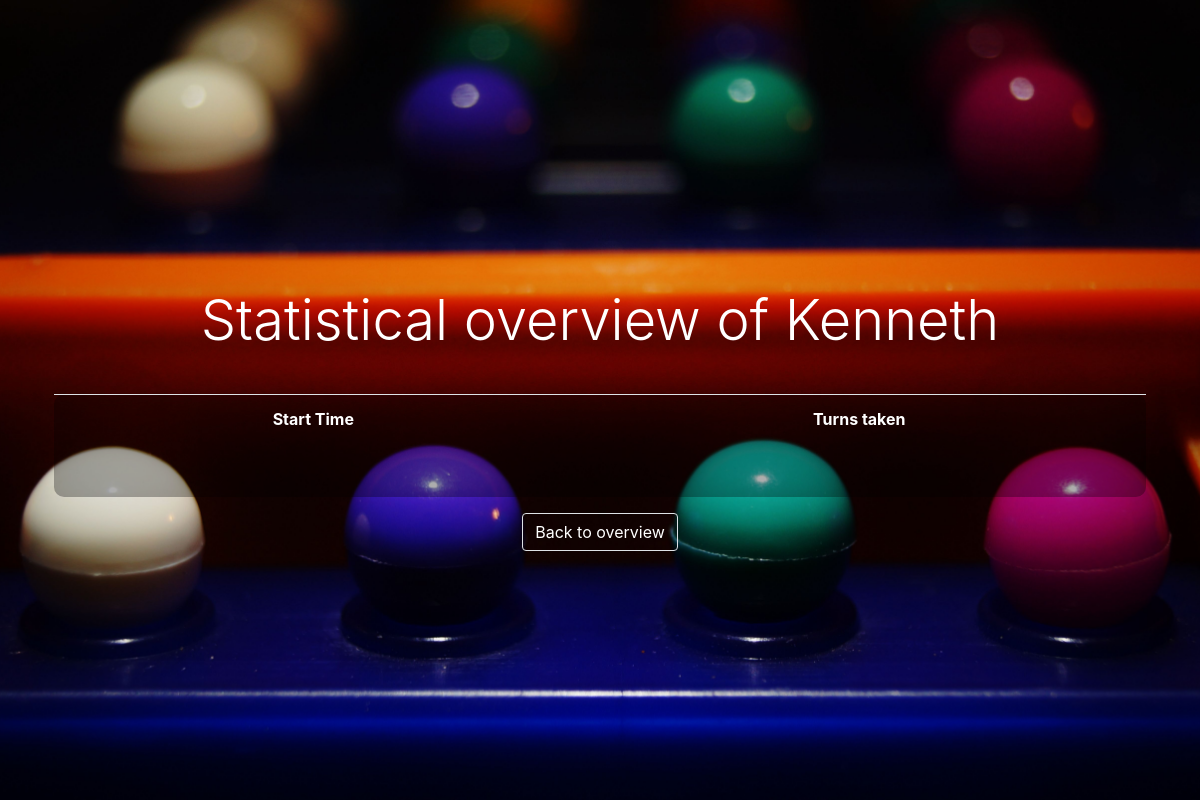
The page /statistics/Kenneth on the database as committed earlier.
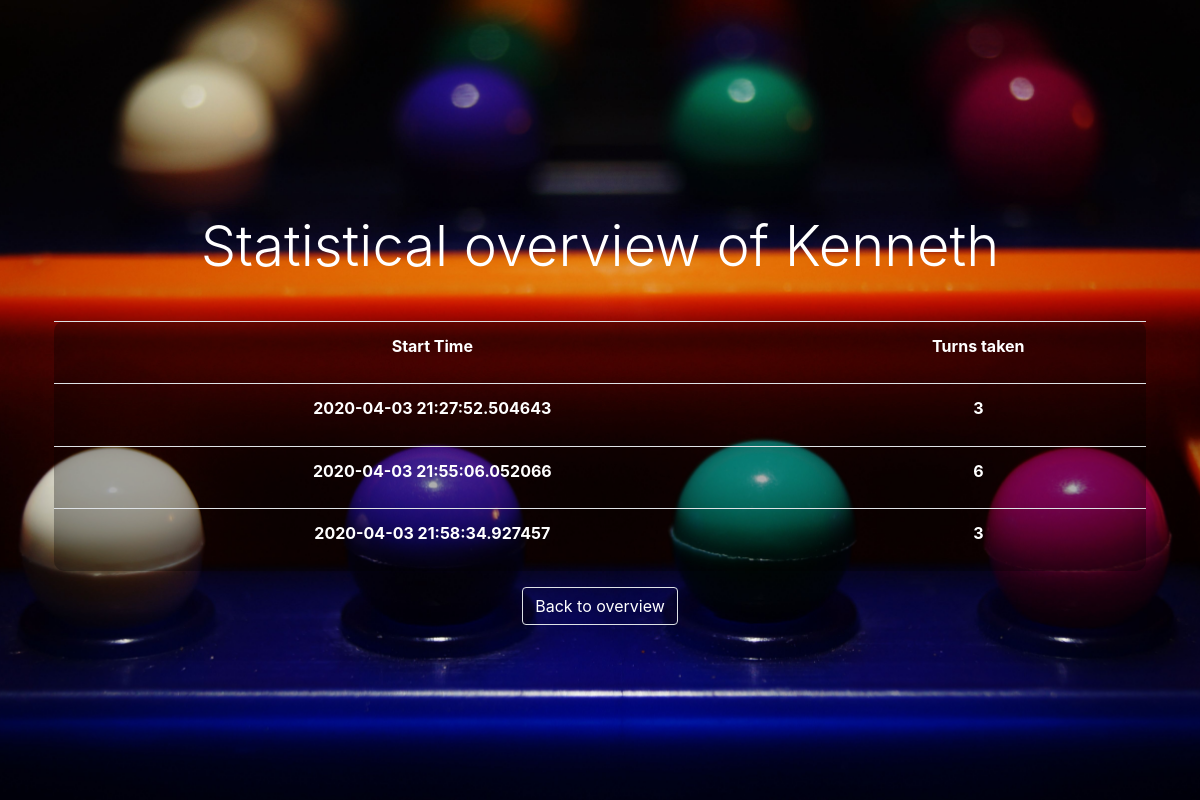
The same page on the database as committed later.
### tables this page shows
CREATE TABLE `Game` (
  `id` INTEGER PRIMARY KEY AUTOINCREMENT NOT NULL,
  `username` VARCHAR(45) NOT NULL,
  `guess_amount` INTEGER NOT NULL,
  `has_cheated` TINYINT NOT NULL,
  `start_time` DATETIME NOT NULL
);

### Main.py (the view)
@app.route('/statistics/<username>')
def details(username):
    name = str(username)
    rows = controller.get_details_of_player(name)
    return render_template('detailedstatistics.html', name=name, rows=enumerate(rows))

### controllers/MainController.py (called while the page is built)
    def get_details_of_player(self, username):
        db = DB()
        rows = db.query('SELECT username, start_time, guess_amount from Game where username = ? and guess_amount != 0',
                        (username,))
        db.close()
        return rows

### models/DB.py (called while the page is built)
    def open_db(self):
        self.db = sqlite3.connect(os.path.abspath('./mastermind.db'))
        print(self.db)
        self.cursor = self.db.cursor()
        self.connected = True

    def query(self, query, bindings=None):
        self.open_db()
        curs = self.db.cursor()
        if bindings:
            curs.execute(query, bindings)
        else:
            curs.execute(query)
        return curs.fetchall()

    def close(self):
        self.db.commit()
        self.db.close()
        self.connected = False

### templates/detailedstatistics.html (shortened to what this page needs)
<!DOCTYPE html>
<html lang="en">
<head>
    <link rel="stylesheet" href="https://stackpath.bootstrapcdn.com/bootstrap/4.3.1/css/bootstrap.min.css"
>
    <link rel="stylesheet" href="{{ url_for('static', filename='css/main.css') }}">
</head>
<body>
<section id="cover" class="min-vh-100">
    <div id="cover-caption">
        <div class="container">
            <h1 class="display-4 py-2 text-truncate text-white text-center">Statistical overview of {{name}}</h1>
            <div class="row text-white">
                <div class="col-xl-12 col-lg-12 col-md-12 col-sm-12 mx-auto text-center form p-4">
                    <table class="table lightdarkbg text-white">
                        <tr>
                            <th>
                                Start Time
                            </th>
                            <th>
                                Turns taken
                            </th>
                        </tr>
                        {% for i, row in rows%}
                        <tr class="text-white">
                            <th>
                                {{row[1]}}
                            </th>
                            <th>
                                {{row[2]}}
                            </th>
                        </tr>
                        {% endfor %}
                    </table>
                    <a class="text-decoration-none" href="/statistics">
                        <button class="btn text-white border">
                            Back to overview
                        </button>
                    </a>
                </div>
            </div>
        </div>
    </div>
</section>
</body>
</html>

### static/css/main.css (style rules this page uses)
#cover { display: flex; flex-direction: column; justify-content: center; align-items: center; position: relative; background: url('/static/images/mastermind_bg.jpg') no-repeat center; background-size: cover; width: 100%; height: 100%; }
#cover-caption { width: 100%; position: relative; z-index: 1; }
.lightdarkbg { content: ''; height: 100%; left: 0; top: 0; width: 100%; background-color: rgba(0, 0, 0, 0.3); z-index: -1; border-radius: 10px; }

Rows that differ between the two databases and show on the page:
added Game: start_time "2020-04-03 21:27:52.504643", guess_amount "3"
added Game: start_time "2020-04-03 21:55:06.052066", guess_amount "6"
added Game: start_time "2020-04-03 21:58:34.927457", guess_amount "3"
